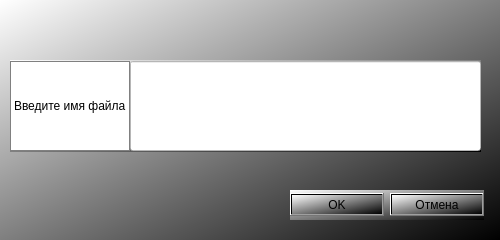
<?xml version="1.0" encoding="UTF-8"?>
<ui version="4.0">
 <class>WindowSaveFile</class>
 <widget class="QDialog" name="WindowSaveFile">
  <property name="geometry">
   <rect>
    <x>0</x>
    <y>0</y>
    <width>500</width>
    <height>240</height>
   </rect>
  </property>
  <property name="minimumSize">
   <size>
    <width>500</width>
    <height>240</height>
   </size>
  </property>
  <property name="maximumSize">
   <size>
    <width>500</width>
    <height>240</height>
   </size>
  </property>
  <property name="focusPolicy">
   <enum>Qt::NoFocus</enum>
  </property>
  <property name="windowTitle">
   <string>Save </string>
  </property>
  <property name="windowIcon">
   <iconset resource="resources.qrc">
    <normaloff>:/icon/picture/logo.ico</normaloff>:/icon/picture/logo.ico</iconset>
  </property>
  <property name="styleSheet">
   <string notr="true">background-color: qlineargradient(spread:pad, x1:1, y1:1, x2:0, y2:0, stop:0 rgba(0, 0, 0, 255), stop:1 rgba(255, 255, 255, 255));</string>
  </property>
  <widget class="QWidget" name="layoutWidget">
   <property name="geometry">
    <rect>
     <x>10</x>
     <y>60</y>
     <width>471</width>
     <height>92</height>
    </rect>
   </property>
   <layout class="QGridLayout" name="gridLayout">
    <property name="spacing">
     <number>0</number>
    </property>
    <item row="1" column="0">
     <widget class="QLabel" name="label">
      <property name="styleSheet">
       <string notr="true">QLabel {
	font: 10pt &quot;MS Shell Dlg 2&quot;;
 
  border: 1px solid gray;
background-color : white;
}

</string>
      </property>
      <property name="text">
       <string>Введите имя файла</string>
      </property>
     </widget>
    </item>
    <item row="1" column="1">
     <widget class="QLineEdit" name="filename">
      <property name="minimumSize">
       <size>
        <width>90</width>
        <height>90</height>
       </size>
      </property>
      <property name="styleSheet">
       <string notr="true">background-color: rgb(255,255,255);
font: 16pt &quot;MS Shell Dlg 2&quot;;</string>
      </property>
      <property name="echoMode">
       <enum>QLineEdit::Normal</enum>
      </property>
     </widget>
    </item>
   </layout>
  </widget>
  <widget class="QWidget" name="">
   <property name="geometry">
    <rect>
     <x>290</x>
     <y>190</y>
     <width>194</width>
     <height>30</height>
    </rect>
   </property>
   <layout class="QHBoxLayout" name="horizontalLayout">
    <item>
     <widget class="QPushButton" name="ok_button">
      <property name="text">
       <string>OK</string>
      </property>
     </widget>
    </item>
    <item>
     <widget class="QPushButton" name="cancel_button">
      <property name="text">
       <string>Отмена</string>
      </property>
     </widget>
    </item>
   </layout>
  </widget>
 </widget>
 <resources>
  <include location="resources.qrc"/>
 </resources>
 <connections/>
</ui>
